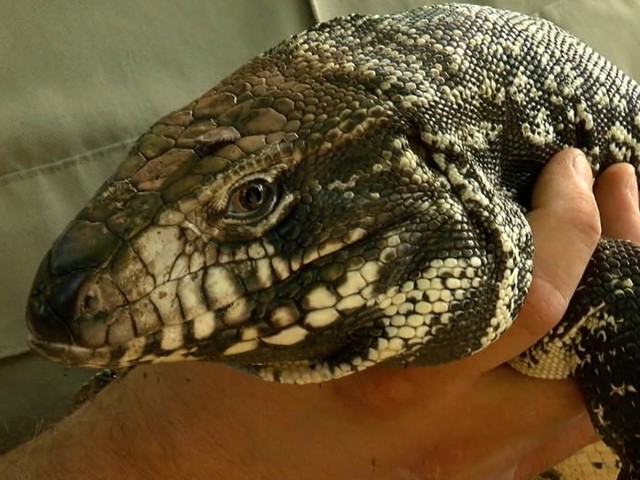
#> input picture Resources/lizard.jpg, 640 x 480 px, found by its file name
$ python Resizing.py
#> lines starting #> are read from the running program, lines starting #| are printed output that depends on the picture
import cv2
import numpy as np

img = cv2.imread("Resources/lizard.jpg")
#> img is the input picture: shape (480, 640, 3); mean B, G, R 50.2, 82.9, 100.1
print(img.shape)
#| (480, 640, 3)


imgResize = cv2.resize(img, (320, 240))
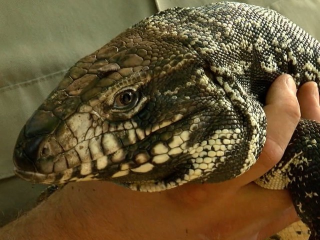
#> imgResize: shape (240, 320, 3); mean B, G, R 50.3, 83.1, 100.3
print(imgResize.shape)
#| (240, 320, 3)

imgCropped = img[0:100, 100:200]
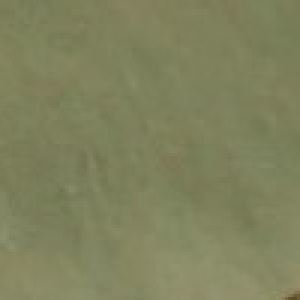
#> imgCropped: shape (100, 100, 3) (shown 3 times larger); mean B, G, R 93, 130, 127.3
print(imgCropped.shape)
#| (100, 100, 3)

imgCropped2 = img[0:200, 300:500]
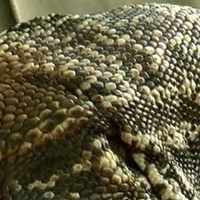
#> imgCropped2: shape (200, 200, 3); mean B, G, R 67.1, 94.5, 100.1
print(imgCropped2.shape)
#| (200, 200, 3)


cv2.imshow("Image", img)
cv2.imshow("Image Resize", imgResize)
cv2.imshow("Image Piece 1", imgCropped)
cv2.imshow("Image Piece 2", imgCropped2)


cv2.waitKey(0)

$ run again, with Resources/lena.jpg copied over Resources/lizard.jpg
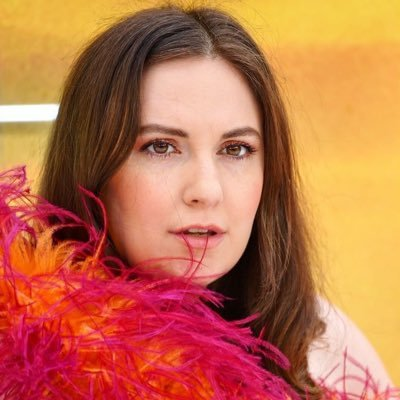
#> input picture Resources/lena.jpg, 400 x 400 px, found by its file name
#> img is the input picture: shape (400, 400, 3); mean B, G, R 77.5, 113.9, 191.6
#| (400, 400, 3)
#| (240, 320, 3)
#> `imgCropped = img[0:100, 100:200]`:
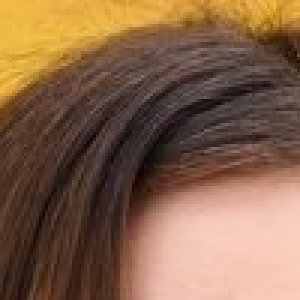
#> imgCropped: shape (100, 100, 3) (shown 3 times larger); mean B, G, R 74.2, 99.3, 132.7
#| (100, 100, 3)
#> `imgCropped2 = img[0:200, 300:500]`:
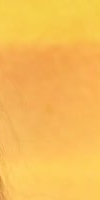
#> imgCropped2: shape (200, 100, 3); mean B, G, R 85.9, 188.4, 247.7
#| (200, 100, 3)
